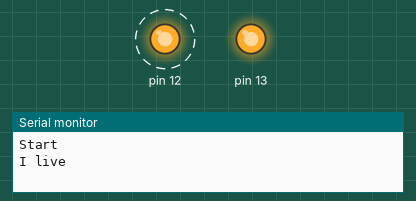
Recording of a sketch running on a simulated Arduino Uno, built with avr-gcc and run on an emulated ATmega328P. On the bench: output pins drawn as LEDs (lit = HIGH), the last lines printed to the serial monitor. Dashed ring = blinking.

Above: at 0.5 s.
At 2.5 s:
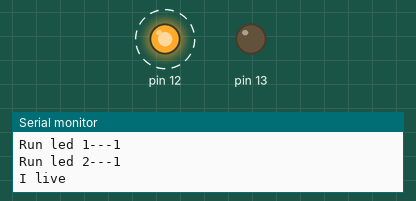
Timing chart, 0 to 5.2 s (numbered marks = the images above):
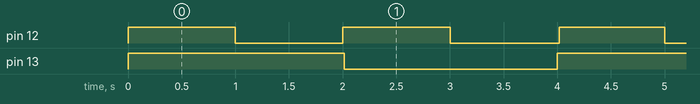

The sketch:

Prototype_Macro_Create_Class.ino
```cpp
#include "Vietduino_Manager_Priority.h"
#include "Vietduino_NewFunction.h"

void runLed1(Vietduino_Task * me);
Vietduino_Task blink_led1(0,runLed1);

class blink_class : public Vietduino_Task{
  public:
  int pink;
  unsigned long time_delay;
  Vietduino_Task * p_run;

  blink_class(int _pin_, unsigned long time_delay_ = 1000);
//  {
////    Serial.begin(9600);
//
//    this->pink = _pin_;
//    time_delay = time_delay_;
//
//
//    pinMode(this->pink, OUTPUT);
//    p_run = new Vietduino_Task(time_delay, &blink_class::run_1);
//    Vietduino_Manager_3.add(p_run);
////    Serial.println("begin led ");
////    Serial.println(pin);
//  }
  virtual ~blink_class(){
    Vietduino_Manager_3.remove(p_run);
    delete p_run;
  }
  static void run_1(Vietduino_Task * me);
  static void temrun(Vietduino_Task * me){

  }


};

blink_class::blink_class(int _pin_h, unsigned long time_delay_ = 1000):Vietduino_Task(time_delay_, &(blink_class::run_1)){
//    Serial.begin(9600);

    this->pink = _pin_h;
    time_delay = time_delay_;


    pinMode(this->pink, OUTPUT);
    p_run = new Vietduino_Task(time_delay, &(blink_class::run_1));
    Vietduino_Manager_3.add(this);
//    Serial.println("begin led ");
//    Serial.println(pin);
  }

void blink_class::run_1(Vietduino_Task * me){
    blink_class *tt = (blink_class*) me;
    int state = digitalRead(tt->pink);
    Serial.println("Run led pin---" + String(tt->pink));
    Serial.println("Run led 1---" + String(state));
    digitalWrite(tt->pink, !state);
    Serial.println("Run led 2---" + String(state));
  }


class blink_3led{
  public:
  blink_class * p_blink_class_1;
  blink_class * p_blink_class_2;

  blink_3led(int pin1, int pin2){
    p_blink_class_1 = new blink_class(pin1, 1000);
    p_blink_class_2 = new blink_class(pin2, 2000);
  }
  virtual ~blink_3led(){};

};

//blink_class kk(13, 2000);
blink_3led kk(12,13);

void setup() {
  // put your setup code here, to run once:

}

void loop() {
  // put your main code here, to run repeatedly:
  VIETDUINO_UPDATE;
}

void runLed1(Vietduino_Task * me){

}

CREATE_FUNCTION(Serial_F){
  Serial.begin(9600);
  Serial.println("Start");

  while(1){
    Serial.println("I live");
    M_DELAY(1000);
  }

  END_CREATE_FUNCTION
}
```

Measured:
- by itself, pin 12: alternates HIGH for 0.98 s and LOW for 1.0 s
- by itself, pin 13: alternates HIGH for 2.0 s and LOW for 2.0 s
